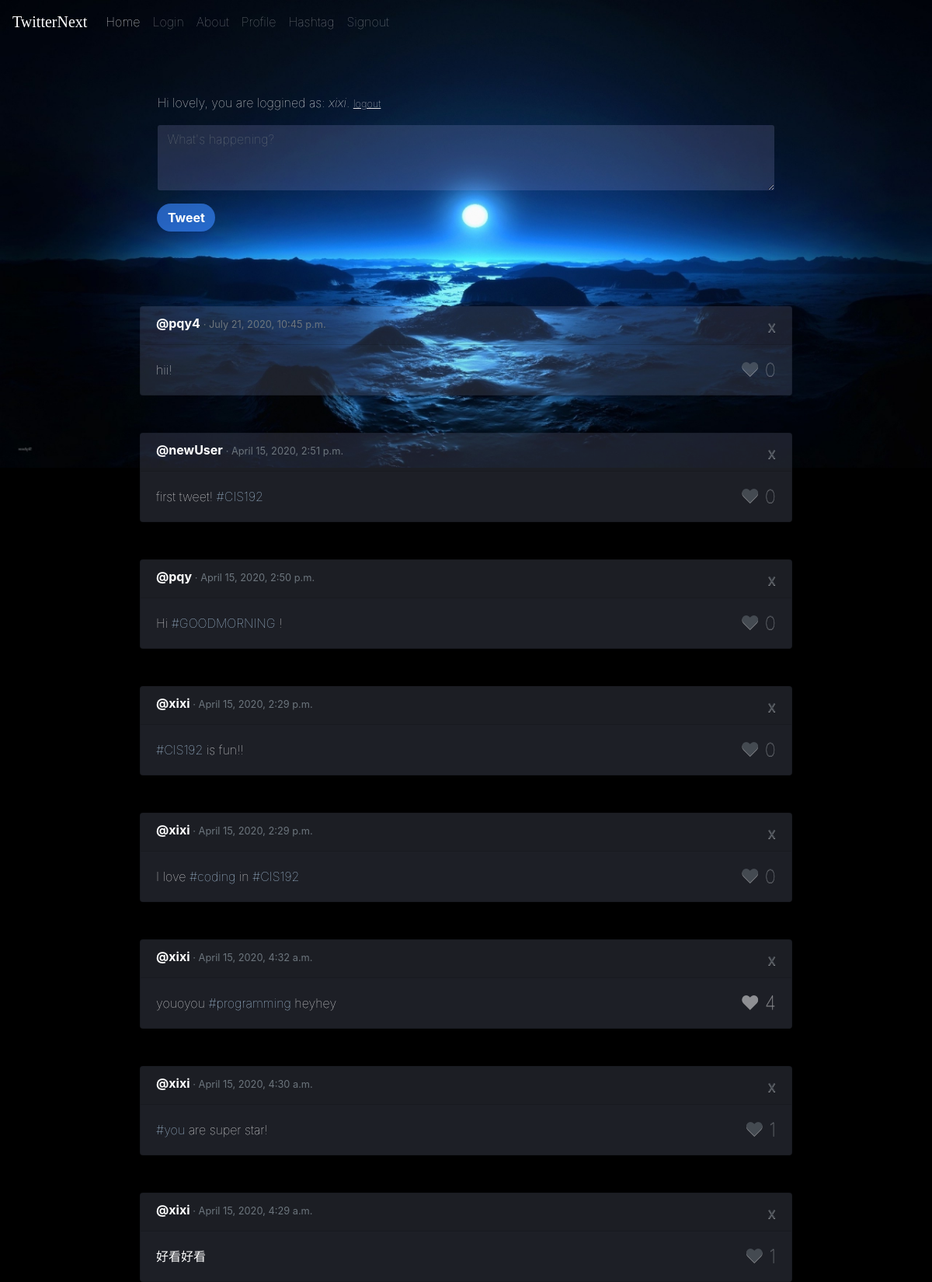
The page /home/ (signed in, upper part) on the database its author committed.
### core/models.py (models this page shows, shortened)
class Tweet(models.Model):
    body = models.CharField(max_length=280)
    created_at = models.DateTimeField(auto_now=True)
    author = models.ForeignKey(User, on_delete=models.DO_NOTHING)
    likes = models.ManyToManyField(User, related_name='likes')
    parsed = models.ManyToManyField('TextPair')

class TextPair(models.Model):
    text = models.CharField(max_length=280)
    isHash = models.BooleanField()
    belongTo = models.ForeignKey('Tweet', on_delete=models.CASCADE, null=True)

### core/views.py (the view, shortened to what this page needs)
# urls.py: 2. Add a URL to urlpatterns:  path('', views.home, name='home')
def home(request):
    tweets = Tweet.objects.order_by("created_at").reverse()
    return render(request, "home.html", {"tweets": tweets, "user": request.user, "valid": True})

### core/templates/home.html (shortened to what this page needs)
<!DOCTYPE html>
<html lang="en">
  <head>
    <link rel="stylesheet" href="https://stackpath.bootstrapcdn.com/bootstrap/4.4.1/css/bootstrap.min.css"
>
    {% load static %}
    <link rel="stylesheet" type="text/css" href="{% static 'new.css' %}">
  </head>
  <body class="black">
    <nav class="navbar navbar-expand-lg navbar-dark bg-transparent">
      <a class="navbar-brand active" href="/home">TwitterNext</a>
      <div class="collapse navbar-collapse" id="navbarSupportedContent">
        <ul class="navbar-nav mr-auto">
          <li class="nav-item active">
            <a class="nav-link" href="/home">
              Home <span class="sr-only">(current)</span></a>
          </li>
          <li class="nav-item">
            <a class="nav-link" href="/login">Login</a>
          </li>
          <li class="nav-item">
            <a class="nav-link" href="/about">About</a>
          </li>
          <li class="nav-item">
            <a class="nav-link" href="/profile">Profile</a>
          </li>
          <li class="nav-item">
            <a class="nav-link" href="/hashtagAll">Hashtag</a>
          </li>
          <li class="nav-item">
            <a class="nav-link" href="/signout">Signout</a>
          </li>
        </ul>
      </div>
    </nav>
    <div class="jumbotron bg-transparent">
      <div class="mx-auto dark" style="width: 70%; border-radius: 0px;">
        <p>
          Hi lovely, you are loggined as: <em>{{user}}</em>. <a href="/signout" ;"><small><u>logout</u></small></a>
          <br>
        </p>
        <form method="POST" action="/home/">
          <div class="mr-auto pull-right">
            <div class="form-group  pull-right">
              <textarea name="body" class="form-control" placeholder="What's happening?" rows="3" style="background-color: rgba(187, 188, 255, 0.164);
            border-color: transparent;"></textarea>
            </div>
            <button type="submit" formmethod="post" class="btn btn-info" style="background-color: #3988ffa4;
                 border-width: 0px;
                 border-radius: 24px;
                 min-width: 75px;"> <strong>Tweet</strong> </button>
          </div>
        </form>
      </div>
    </div>
    {% for tweet in tweets %}
    <div class="card mx-auto text-white bg-dark mb-5" style="width: 70%">
      <h6 class="card-header font-weight-light mb-0 align-text-bottom">
        <b class="font-weight-bold">@{{tweet.author}} </b><small class="text-muted"> · {{tweet.created_at}}</small>
        <a class="close text-muted" href="/delete?id={{tweet.id}}"><small>x</small></a>
      </h6>
      <div class="card-body">
        <p class="card-text">
          {% for element in tweet.parsed.all %}
          {% if element.isHash %}
          <a href="/hashtag?name={{element.text|slice:'1:'}}" type="hashtag">{{element.text}}</a>
          {% else %}
          {{element.text}}
          {% endif %}
          {%endfor%}
          {% if user in tweet.likes.all %}
          <a class="close text-white" href="/like?id={{tweet.id}}" onclick="location.reload()">♥ <smaller>
              {{tweet.likes.count}}</smaller></a></p>
        {% else %}
        <a class="text-muted close" href="/like?id={{tweet.id}}" onclick="location.reload()">♥ <smaller>
            {{tweet.likes.count}}</smaller></a></p>
        {% endif %}
      </div>
    </div>
    {%endfor%}
  </body>
</html>

### core/static/new.css (style rules this page uses)
.black { background-image: url("m1.jpg"); background-size: 100%; background-repeat: no-repeat; background-color: black; }
p { color: white !important; opacity: 100%; font-weight: 100 !important; }
u { color: rgb(226, 226, 226) !important; opacity: 100%; font-weight: 100 !important; }
small { text-align: right; }
a[type="hashtag"] { color: rgb(194, 226, 255) !important; font-weight: 100; }
a { font-weight: 100 !important; }
.card { background-color: rgba(194, 208, 255, 0.15) !important; }
.form-control:valid { color: white !important; font-weight: 100; }
a.navbar-brand { font-family: 'Megrim', cursive !important; font-stretch: narrower !important; }

### rows shown on the page
Tweet: author "pqy4", created_at "July 21, 2020, 10:45 p.m.", likes.count "0"
TextPair: text "hii!"
Tweet: author "newUser", created_at "April 15, 2020, 2:51 p.m.", likes.count "0"
TextPair: text "first tweet!"
TextPair: text "#CIS192"
Tweet: author "pqy", created_at "April 15, 2020, 2:50 p.m.", likes.count "0"
TextPair: text "Hi"
TextPair: text "#GOODMORNING"
TextPair: text "!"
Tweet: author "xixi", created_at "April 15, 2020, 2:29 p.m.", likes.count "0"
TextPair: text "#CIS192"
TextPair: text "is fun!!"
Tweet: author "xixi", created_at "April 15, 2020, 2:29 p.m.", likes.count "0"
TextPair: text "I love"
TextPair: text "#coding"
TextPair: text "in"
TextPair: text "#CIS192"
Tweet: author "xixi", created_at "April 15, 2020, 4:32 a.m.", likes.count "4"
TextPair: text "youoyou"
TextPair: text "#programming"
TextPair: text "heyhey"
Tweet: author "xixi", created_at "April 15, 2020, 4:30 a.m.", likes.count "1"
TextPair: text "#you"
TextPair: text "are super star!"
Tweet: author "xixi", created_at "April 15, 2020, 4:29 a.m.", likes.count "1"
TextPair: text "好看好看"

### other values the page prints
{{ user }} "xixi"
